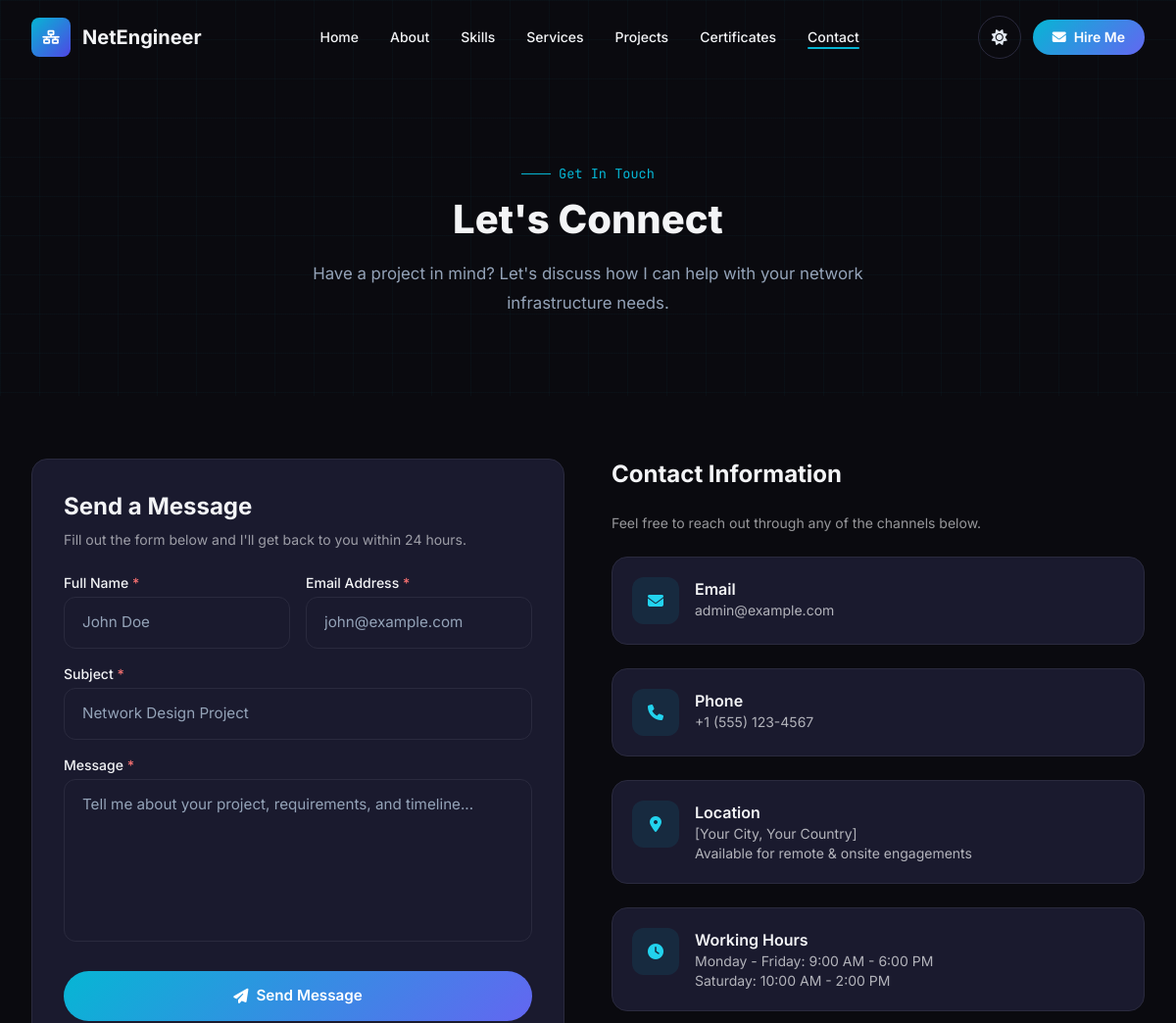
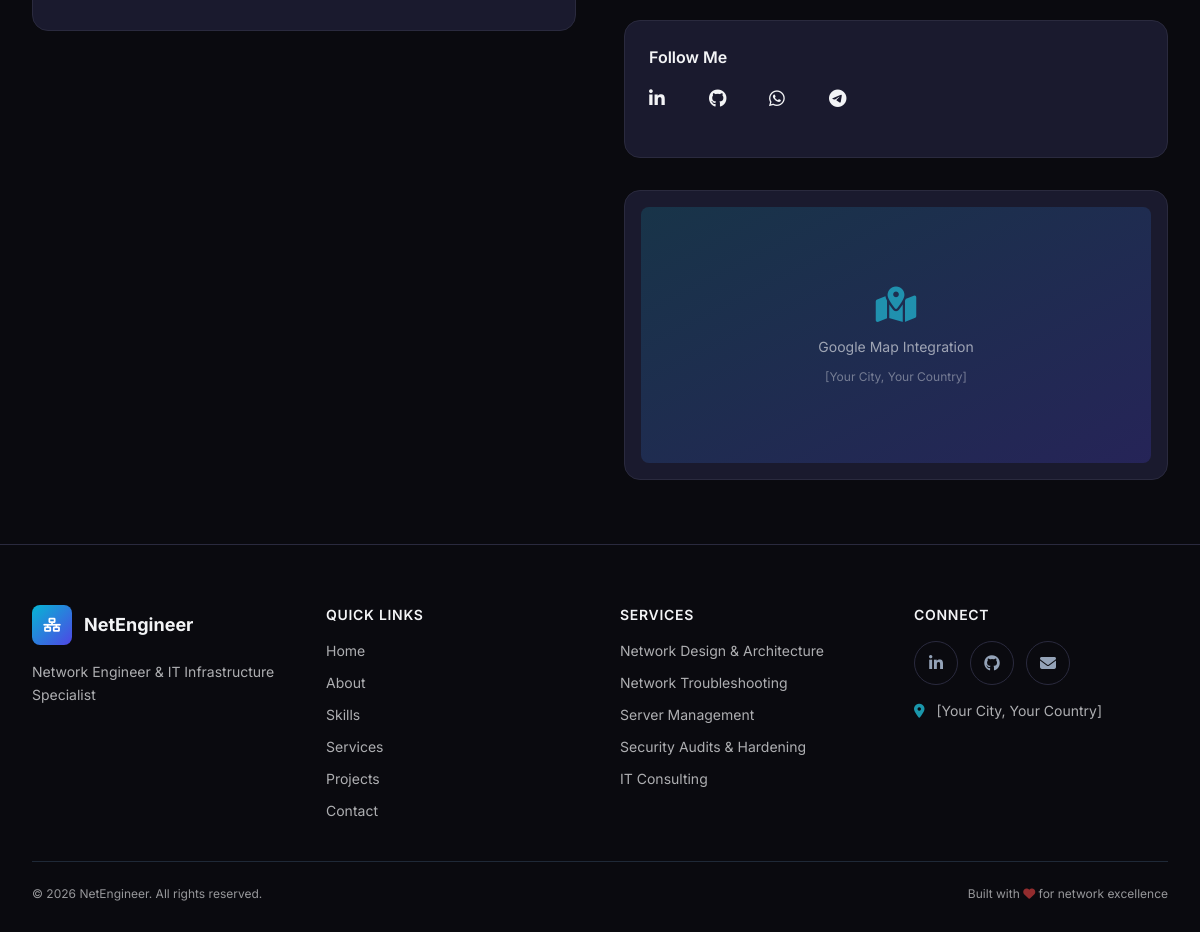
The page /contact.php on the database its author committed (2 pictures, top to bottom).
### tables this page shows
CREATE TABLE `site_settings` (
    `id` INT UNSIGNED AUTO_INCREMENT PRIMARY KEY,
    `site_name` VARCHAR(255) NOT NULL DEFAULT 'Network Engineer Portfolio',
    `site_title` VARCHAR(500) DEFAULT NULL,
    `site_description` TEXT DEFAULT NULL,
    `logo` VARCHAR(500) DEFAULT NULL,
    `favicon` VARCHAR(500) DEFAULT NULL,
    `created_at` TIMESTAMP DEFAULT CURRENT_TIMESTAMP,
    `updated_at` TIMESTAMP DEFAULT CURRENT_TIMESTAMP ON UPDATE CURRENT_TIMESTAMP
);

CREATE TABLE `profile` (
    `id` INT UNSIGNED AUTO_INCREMENT PRIMARY KEY,
    `user_id` INT UNSIGNED NOT NULL,
    `headline` VARCHAR(500) DEFAULT NULL,
    `about_me` TEXT DEFAULT NULL,
    `phone` VARCHAR(50) DEFAULT NULL,
    `address` VARCHAR(500) DEFAULT NULL,
    `website` VARCHAR(500) DEFAULT NULL,
    `github` VARCHAR(500) DEFAULT NULL,
    `linkedin` VARCHAR(500) DEFAULT NULL,
    `facebook` VARCHAR(500) DEFAULT NULL,
    `twitter` VARCHAR(500) DEFAULT NULL,
    `cv_file` VARCHAR(500) DEFAULT NULL,
    `created_at` TIMESTAMP DEFAULT CURRENT_TIMESTAMP,
    `updated_at` TIMESTAMP DEFAULT CURRENT_TIMESTAMP ON UPDATE CURRENT_TIMESTAMP,
    FOREIGN KEY (`user_id`) REFERENCES `users`(`id`) ON DELETE CASCADE,
    INDEX `idx_profile_user` (`user_id`)
);

CREATE TABLE `users` (
    `id` INT UNSIGNED AUTO_INCREMENT PRIMARY KEY,
    `full_name` VARCHAR(255) NOT NULL,
    `email` VARCHAR(191) NOT NULL UNIQUE,
    `password` VARCHAR(255) NOT NULL,
    `role` ENUM('admin') NOT NULL DEFAULT 'admin',
    `profile_image` VARCHAR(500) DEFAULT NULL,
    `created_at` TIMESTAMP DEFAULT CURRENT_TIMESTAMP,
    `updated_at` TIMESTAMP DEFAULT CURRENT_TIMESTAMP ON UPDATE CURRENT_TIMESTAMP
);

CREATE TABLE `services` (
    `id` INT UNSIGNED AUTO_INCREMENT PRIMARY KEY,
    `title` VARCHAR(255) NOT NULL,
    `description` TEXT NOT NULL,
    `icon` VARCHAR(100) DEFAULT NULL,
    `display_order` INT UNSIGNED NOT NULL DEFAULT 0,
    `created_at` TIMESTAMP DEFAULT CURRENT_TIMESTAMP,
    `updated_at` TIMESTAMP DEFAULT CURRENT_TIMESTAMP ON UPDATE CURRENT_TIMESTAMP,
    INDEX `idx_services_order` (`display_order`)
);

### contact.php (the view, shortened to what the rows shown need)
<?php $pageTitle = 'Contact'; include 'includes/header.php'; include 'includes/navbar.php';
$profile = getProfile() ?? [];
?>
<main id="main-content">
    <section class="page-header">
        <div class="max-w-7xl mx-auto px-4 sm:px-6 lg:px-8 relative z-10">
            <div class="animate-on-scroll">
                <h1 class="section-title">Let's Connect</h1>
            </div>
        </div>
    </section>
    <section class="py-16">
        <div class="max-w-7xl mx-auto px-4 sm:px-6 lg:px-8">
            <div class="grid lg:grid-cols-2 gap-12">
                <div class="animate-on-scroll-left">
                    <div class="card p-8">
                        <h2 class="text-2xl font-bold mb-2">Send a Message</h2>
                    </div>
                </div>
                <div class="animate-on-scroll-right">
                    <div class="space-y-6 mb-8">
                        <h2 class="text-2xl font-bold mb-2">Contact Information</h2>
                        <div class="card p-5 flex items-start gap-4">
                            <div>
                                <h3 class="font-semibold">Email</h3>
                                <p class="text-sm opacity-70"><?= e($profile['email'] ?? 'network.engineer@example.com') ?></p>
                            </div>
                        </div>
                        <div class="card p-5 flex items-start gap-4">
                            <div>
                                <h3 class="font-semibold">Phone</h3>
                                <p class="text-sm opacity-70"><?= e($profile['phone'] ?? '+1 (555) 123-4567') ?></p>
                            </div>
                        </div>
                        <div class="card p-5 flex items-start gap-4">
                            <div>
                                <h3 class="font-semibold">Location</h3>
                                <p class="text-sm opacity-70"><?= e($profile['address'] ?? '[Your City, Your Country]') ?></p>
                                <p class="text-sm opacity-70">Available for remote & onsite engagements</p>
                            </div>
                        </div>
                    </div>
                    <div class="card p-4">
                        <div class="w-full h-64 rounded-lg bg-gradient-to-br from-network-900/50 to-primary-900/50 flex items-center justify-center flex-col gap-3">
                            <i class="fas fa-map-marked-alt text-4xl text-network-400/60"></i>
                            <p class="text-sm opacity-60">Google Map Integration</p>
                            <p class="text-xs opacity-40"><?= e($profile['address'] ?? '[Your Location]') ?></p>
                        </div>
                    </div>
                </div>
            </div>
        </div>
    </section>
</main>
<?php include 'includes/footer.php'; ?>

### includes/navbar.php (shortened to what the rows shown need)
<nav class="navbar" role="navigation" aria-label="Main navigation">
    <div class="max-w-7xl mx-auto px-4 sm:px-6 lg:px-8">
        <div class="flex items-center justify-between">
            <a href="index.php" class="flex items-center gap-3 text-xl font-bold hover:text-network-400 transition-colors">
                <span class="w-10 h-10 rounded-lg bg-gradient-to-br from-network-500 to-primary-600 flex items-center justify-center text-white text-sm font-bold">
                    <i class="fas fa-network-wired"></i>
                </span>
                <span class="hidden sm:block"><?= e($siteSettings['site_name'] ?? 'NetEngineer') ?></span>
            </a>
        </div>
    </div>
</nav>

### includes/footer.php (shortened to what the rows shown need)
<?php
$profile = getProfile() ?? [];
?>
<footer class="footer">
    <div class="max-w-7xl mx-auto px-4 sm:px-6 lg:px-8">
        <div class="grid grid-cols-1 md:grid-cols-2 lg:grid-cols-4 gap-10 mb-10">
            <div>
                <div class="flex items-center gap-3 mb-4">
                    <span class="w-10 h-10 rounded-lg bg-gradient-to-br from-network-500 to-primary-600 flex items-center justify-center text-white text-sm">
                        <i class="fas fa-network-wired"></i>
                    </span>
                    <span class="text-lg font-bold"><?= e($siteSettings['site_name'] ?? 'NetEngineer') ?></span>
                </div>
                <p class="text-sm leading-relaxed opacity-70">
                    <?= e($profile['headline'] ?? 'Professional Network Engineer & IT Infrastructure Specialist.') ?>
                </p>
            </div>
            <div>
                <ul class="space-y-3 text-sm">
                    <?php
                    $footerServices = dbQuery("SELECT title FROM services ORDER BY display_order ASC LIMIT 5");
                    foreach ($footerServices as $fs): ?>
                        <li><a href="services.php" class="opacity-70 hover:opacity-100"><?= e($fs['title']) ?></a></li>
                    <?php endforeach; ?>
                </ul>
            </div>
            <div>
                <h4 class="text-sm font-semibold uppercase tracking-wider mb-4">Connect</h4>
                <div class="flex gap-3 mb-4 flex-wrap">
                    <?php if (!empty($profile['linkedin'])): ?>
                        <a href="<?= e($profile['linkedin']) ?>" class="social-link" aria-label="LinkedIn" target="_blank"><i class="fab fa-linkedin-in"></i></a>
                    <?php endif; ?>
                    <?php if (!empty($profile['github'])): ?>
                        <a href="<?= e($profile['github']) ?>" class="social-link" aria-label="GitHub" target="_blank"><i class="fab fa-github"></i></a>
                    <?php endif; ?>
                    <a href="contact.php" class="social-link" aria-label="Email"><i class="fas fa-envelope"></i></a>
                </div>
                <p class="text-sm opacity-70">
                    <i class="fas fa-map-marker-alt mr-2 text-network-400"></i>
                    <?= e(!empty($profile['address']) ? $profile['address'] : 'Available for remote & onsite') ?>
                </p>
            </div>
        </div>
        <div class="border-t border-gray-800 pt-6 mt-6 flex flex-col sm:flex-row items-center justify-between gap-4">
            <p class="text-xs opacity-60">
                &copy; <?php echo date('Y'); ?> <?= e($siteSettings['site_name'] ?? 'Network Engineer Portfolio') ?>. All rights reserved.
            </p>
            <p class="text-xs opacity-60">
                Built with <i class="fas fa-heart text-red-500"></i> for network excellence
            </p>
        </div>
    </div>
</footer>
</body>
</html>

### rows shown on the page
site_settings: site_name "NetEngineer"
profile: user.email "admin@example.com", phone "+1 (555) 123-4567", address "[Your City, Your Country]", headline "Network Engineer & IT Infrastructure Specialist"
services: title "Network Design & Architecture"
services: title "Network Troubleshooting"
services: title "Server Management"
services: title "Security Audits & Hardening"
services: title "IT Consulting"
